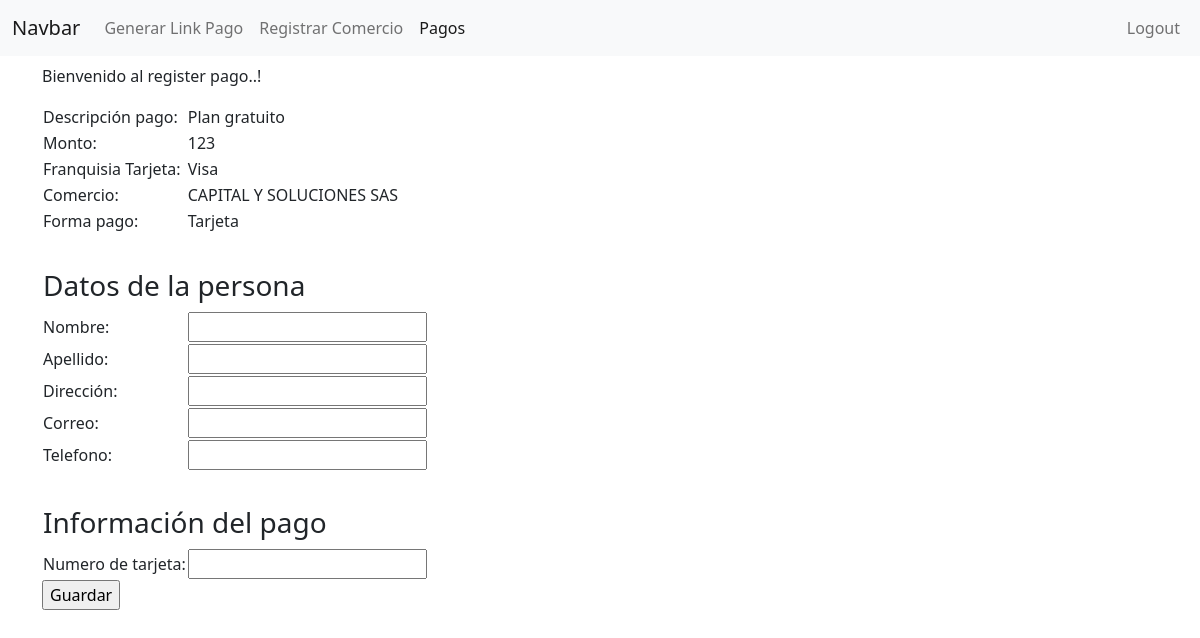
Page /index.php?controller=pago&action=token&token=5 (signed in) on the committed database.
### tables this page shows
CREATE TABLE `peticion_pago` (
  `id` int(11) NOT NULL,
  `descripcion` varchar(100) NOT NULL,
  `monto` int(18) NOT NULL,
  `comision` int(18) NOT NULL,
  `franquisia` varchar(100) NOT NULL,
  `comercio_id` int(11) NOT NULL,
  `forma_pago_id` int(11) NOT NULL
);

CREATE TABLE `comercio` (
  `id` int(11) NOT NULL,
  `nombre` varchar(255) NOT NULL,
  `nit` varchar(15) NOT NULL,
  `direccion` varchar(100) NOT NULL
);

CREATE TABLE `forma_pago` (
  `id` int(11) NOT NULL,
  `forma_pago` varchar(100) NOT NULL
);

### Controllers/pago_controller.php (called while the page is built, shortened)
<?php
class PagoController
{
    public function token()
    {
        $token = $_GET['token'];
        $peticion_pago = PeticionPago::getByToken($token);
        $comercios = Comercio::all();
        $forma_pagos = FormaPago::all();
        require_once('Views/Pago/register.php');
    }
}

### index.php (called while the page is built, shortened)
<?php
require('Views/layout.php');

### Models/peticion_pago.php (called while the page is built, shortened)
<?php
class PeticionPago
{
    function __construct($id, $descripcion, $monto, $comision, $franquisia, $comercio_id, $forma_pago_id, $estado)
    {
        $this->descripcion = $descripcion;
        $this->monto = $monto;
        $this->franquisia = $franquisia;
        $this->comercio_id = $comercio_id;
        $this->forma_pago_id = $forma_pago_id;
    }
    public static function getByToken($token)
    {
        $db = Db::getConnect();
        $select = $db->prepare('SELECT p.* FROM `peticion_pago` p INNER JOIN link_pagos l ON p.id = l.peticion_pago_id WHERE token = :token AND fecha_uso IS NULL');
        $select->bindValue('token', $token);
        $select->execute();
        $peticionPagoDb = $select->fetch();
        $peticionPago = new PeticionPago(
            $peticionPagoDb['id'],
            $peticionPagoDb['descripcion'],
            $peticionPagoDb['monto'],
            $peticionPagoDb['comision'],
            $peticionPagoDb['franquisia'],
            $peticionPagoDb['comercio_id'],
            $peticionPagoDb['forma_pago_id'],
            "PENDIENTE"
        );
        return $peticionPago;
    }
}

### Models/comercio.php (called while the page is built, shortened)
<?php
class Comercio
{
	function __construct($id, $nombre, $nit, $direccion)
	{
		$this->id = $id;
		$this->nombre = $nombre;
	}
	public static function all()
	{
		$listaComercios = [];
		$db = Db::getConnect();
		$sql = $db->query('SELECT * FROM comercio');
		foreach ($sql->fetchAll() as $rol) {
			$listaComercios[] = new Comercio($rol['id'], $rol['nombre'], $rol['nit'], $rol['direccion']);
		}
		return $listaComercios;
	}
}

### Models/forma_pago.php (called while the page is built, shortened)
<?php
class FormaPago
{
	function __construct($id, $forma_pago)
	{
		$this->id=$id;
		$this->forma_pago=$forma_pago;
	}
	public static function all(){
		$listaFormaPago =[];
		$db=Db::getConnect();
		$sql=$db->query('SELECT * FROM forma_pago');
		foreach ($sql->fetchAll() as $forma_pago) {
			$listaFormaPago[]= new FormaPago($forma_pago['id'],$forma_pago['forma_pago']);
		}
		return $listaFormaPago;
    }
}

### Views/Pago/register.php (the view, shortened to what this page needs)
<p>Bienvenido al register pago..!</p>
<form action='Controllers/pago_controller.php' method='post'>
    <table>
        <tr>
            <td><label>Descripción pago:</label></td>
            <td><?php echo $peticion_pago->descripcion; ?></td>
        </tr>
        <tr>
            <td><label>Monto: </label></td>
            <td><?php echo $peticion_pago->monto; ?></td>
        </tr>
        <?php if ($peticion_pago->forma_pago_id === 2) { ?>
            <tr>
                <td><label>Comisión: </label></td>
                <td><?php echo $peticion_pago->comision; ?></td>
            </tr>
        <?php } else { ?>
            <tr>
                <td><label>Franquisia Tarjeta:</label></td>
                <td><?php echo $peticion_pago->franquisia; ?></td>
            </tr>
        <?php } ?>
        <tr>
            <td><label>Comercio: </label></td>
            <td>
                <?php
                foreach ($comercios as $comercio) {
                    if ($comercio->id === $peticion_pago->comercio_id) { ?>
                        <?php echo $comercio->nombre; ?>
                <?php }
                } ?>
            </td>
        </tr>
        <tr>
            <td><label>Forma pago: </label></td>
            <td>
                <?php
                foreach ($forma_pagos as $forma_pago) {
                    if ($forma_pago->id === $peticion_pago->forma_pago_id) {  ?>
                        <?php echo $forma_pago->forma_pago; ?>
                <?php }
                } ?>
            </td>
        </tr>
        <tr>
            <td colspan="2"><h3><br>Datos de la persona</h3></td>
        </tr>
        <tr>
            <td><label>Nombre:</label></td>
            <td><input type='text' name='nombre'></td>
        </tr>
        <tr>
            <td><label>Apellido:</label></td>
            <td><input type='text' name='apellido'></td>
        </tr>
        <tr>
            <td><label>Dirección:</label></td>
            <td><input type='text' name='direccion'></td>
        </tr>
        <tr>
            <td><label>Correo:</label></td>
            <td><input type='text' name='correo'></td>
        </tr>
        <tr>
            <td><label>Telefono:</label></td>
            <td><input type='text' name='telefono'></td>
        </tr>
        <tr>
            <td colspan="2"><h3><br>Información del pago</h3></td>
        </tr>
        <?php if ($peticion_pago->forma_pago_id === 2) { ?>
            <tr>
                <td><label>Referencia de pago: </label></td>
                <td><input type='text' name='referencia_efecty'></td>
            </tr>
        <?php } else { ?>
            <tr>
                <td><label>Numero de tarjeta:</label></td>
                <td><input type='text' name='numero_tarjeta'></td>
            </tr>
        <?php } ?>
    </table>
    <input type='submit' value='Guardar'>
</form>

### rows in the picture
peticion_pago: descripcion "Plan gratuito", monto "123", franquisia "Visa"
comercio: nombre "CAPITAL Y SOLUCIONES SAS"
forma_pago: forma_pago "Tarjeta"
